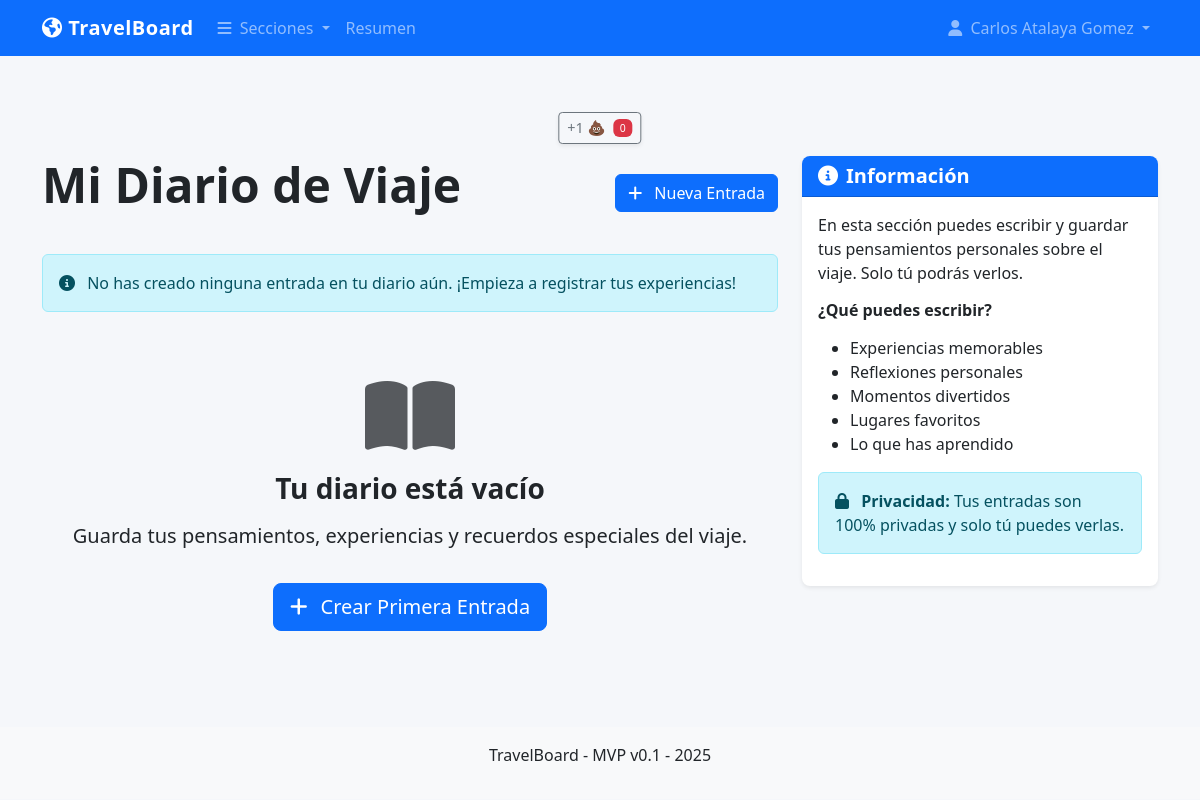
/diary/diario (signed in), run on an earlier commit of the app's database.
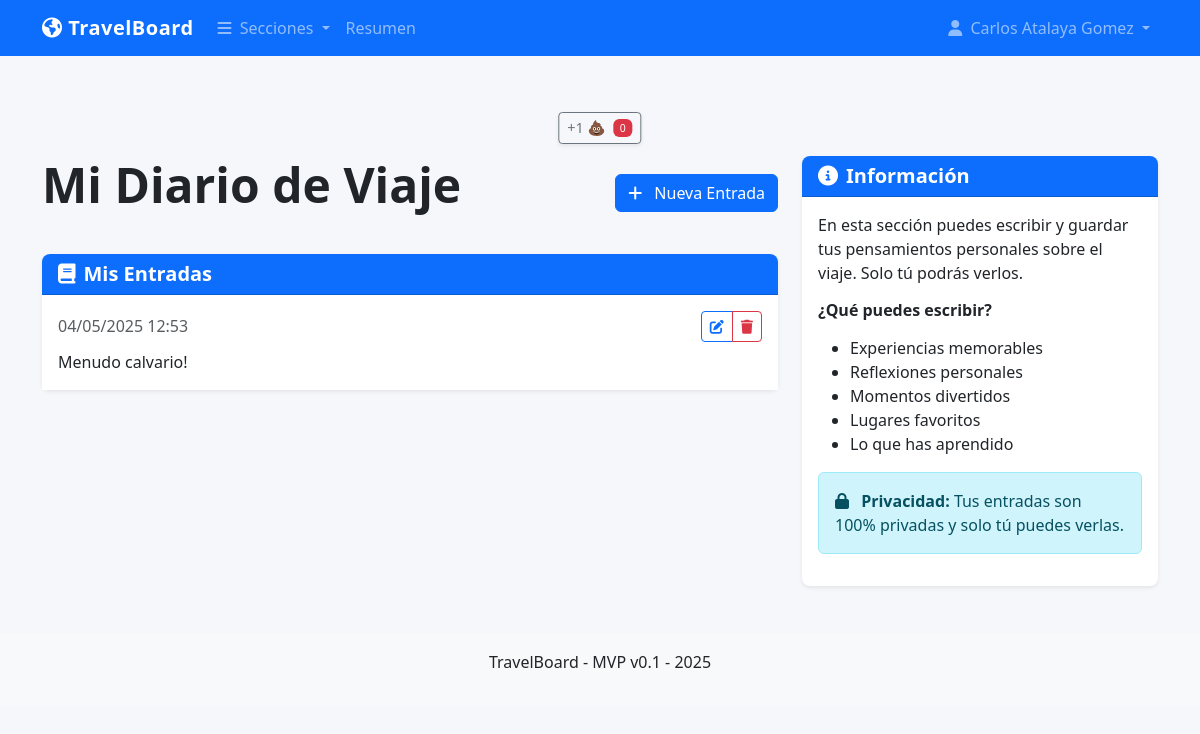
And on a later commit of the database.
### models.py (models this page shows, shortened)
class User(UserMixin, db.Model):
    id = db.Column(db.Integer, primary_key=True)
    username = db.Column(db.String(80), unique=True, nullable=False)
    password_hash = db.Column(db.String(200), nullable=False)
    name = db.Column(db.String(100), nullable=False)
    phone = db.Column(db.String(20), nullable=True)
    is_admin = db.Column(db.Boolean, default=False)

class DiaryEntry(db.Model):
    id = db.Column(db.Integer, primary_key=True)
    user_id = db.Column(db.Integer, db.ForeignKey('user.id'), nullable=False)
    date = db.Column(db.DateTime, default=datetime.now)
    content = db.Column(db.Text, nullable=False)
    user = db.relationship('User', backref=db.backref('diary_entries', lazy=True))

### diary.py (the view)
@diary.route('/diario')
@login_required
def index():
    entries = DiaryEntry.query.filter_by(user_id=current_user.id).order_by(DiaryEntry.date.desc()).all()
    return render_template('diary/index.html', entries=entries)

### app.py (called while the page is built)
@app.template_filter('now')
def get_now():
    return datetime.now()

@login_manager.user_loader
def load_user(user_id):
    return User.query.get(int(user_id))

@app.before_request
def check_initial_setup():
    public_endpoints = ['static', 'setup', 'auth.login', 'auth.logout']
    if request.endpoint in public_endpoints:
        return None
    user_count = User.query.count()
    if user_count == 0 and request.endpoint != 'setup':
        return redirect(url_for('setup'))
    if not current_user.is_authenticated and request.endpoint not in public_endpoints:
        return redirect(url_for('auth.login'))

### templates/diary/index.html (shortened to what this page needs)
{% extends "base.html" %}
{% block content %}
<div class="d-flex justify-content-between align-items-center mb-4">
    <h1 class="display-5">Mi Diario de Viaje</h1>
    <a href="{{ url_for('diary.new_entry') }}" class="btn btn-primary">
        <i class="fas fa-plus me-2"></i> Nueva Entrada
    </a>
</div>
{% if entries %}
    <div class="card mb-4">
        <div class="card-header bg-primary text-white">
            <h5 class="mb-0"><i class="fas fa-book me-2"></i>Mis Entradas</h5>
        </div>
        <div class="card-body p-0">
            <div class="list-group list-group-flush">
                {% for entry in entries %}
                    <div class="list-group-item">
                        <div class="d-flex justify-content-between align-items-center mb-2">
                            <span class="text-muted">{{ entry.date.strftime('%d/%m/%Y %H:%M') }}</span>
                            <div class="btn-group">
                                <a href="{{ url_for('diary.edit_entry', entry_id=entry.id) }}" class="btn btn-sm btn-outline-primary">
                                    <i class="fas fa-edit"></i>
                                </a>
                                <button type="button" class="btn btn-sm btn-outline-danger"
                                        data-bs-toggle="modal" data-bs-target="#deleteModal{{ entry.id }}">
                                    <i class="fas fa-trash"></i>
                                </button>
                            </div>
                        </div>
                        <p class="mb-0">{{ entry.content }}</p>
                    </div>
                {% endfor %}
            </div>
        </div>
    </div>
{% else %}
    <div class="alert alert-info">
        <i class="fas fa-info-circle me-2"></i>
        No has creado ninguna entrada en tu diario aún. ¡Empieza a registrar tus experiencias!
    </div>
    <div class="text-center py-5">
        <i class="fas fa-book-open fa-5x text-muted mb-3"></i>
        <h3>Tu diario está vacío</h3>
        <p class="lead">Guarda tus pensamientos, experiencias y recuerdos especiales del viaje.</p>
        <a href="{{ url_for('diary.new_entry') }}" class="btn btn-primary btn-lg mt-3">
            <i class="fas fa-plus me-2"></i> Crear Primera Entrada
        </a>
    </div>
{% endif %}
{% endblock %}
{% block sidebar %}
<div class="card">
    <div class="card-header bg-primary text-white">
        <h5 class="mb-0"><i class="fas fa-info-circle me-2"></i>Información</h5>
    </div>
    <div class="card-body">
        <p>En esta sección puedes escribir y guardar tus pensamientos personales sobre el viaje. Solo tú podrás verlos.</p>
        <h6 class="mt-3">¿Qué puedes escribir?</h6>
        <ul>
            <li>Experiencias memorables</li>
            <li>Reflexiones personales</li>
            <li>Momentos divertidos</li>
            <li>Lugares favoritos</li>
            <li>Lo que has aprendido</li>
        </ul>
        <div class="alert alert-info mt-3">
            <i class="fas fa-lock me-2"></i>
            <strong>Privacidad:</strong> Tus entradas son 100% privadas y solo tú puedes verlas.
        </div>
    </div>
</div>
{% endblock %}

### templates/base.html (shortened to what this page needs)
<!DOCTYPE html>
<html lang="es">
<head>
    <link href="https://cdn.jsdelivr.net/npm/bootstrap@5.3.0/dist/css/bootstrap.min.css" rel="stylesheet">
    <link rel="stylesheet" href="https://cdnjs.cloudflare.com/ajax/libs/font-awesome/6.4.0/css/all.min.css">
    <link rel="stylesheet" href="{{ url_for('static', filename='css/main.css') }}">
    <link rel="stylesheet" href="{{ url_for('static', filename='css/responsive.css') }}">
</head>
<body>
    <header class="fixed-top">
        <nav class="navbar navbar-expand-lg navbar-dark bg-primary">
            <div class="container">
                <a class="navbar-brand" href="/">
                    <i class="fas fa-globe-americas"></i> TravelBoard
                </a>
                <div class="collapse navbar-collapse" id="mainNav">
                    <ul class="navbar-nav me-auto">
                        <li class="nav-item dropdown">
                            <a class="nav-link dropdown-toggle" href="#" id="sectionDropdown" role="button" data-bs-toggle="dropdown" aria-expanded="false">
                                <i class="fas fa-bars me-1"></i> Secciones
                            </a>
                        </li>
                        <li class="nav-item">
                            <a class="nav-link" href="/#overview">Resumen</a>
                        </li>
                    </ul>
                    <ul class="navbar-nav">
                        {% if current_user.is_authenticated %}
                            <li class="nav-item dropdown">
                                <a class="nav-link dropdown-toggle" href="#" id="userDropdown" role="button" data-bs-toggle="dropdown" aria-expanded="false">
                                    <i class="fas fa-user me-1"></i> {{ current_user.name }}
                                </a>
                            </li>
                        {% else %}
                            <li class="nav-item">
                                <a class="nav-link" href="{{ url_for('auth.login') }}">
                                    <i class="fas fa-sign-in-alt me-1"></i> Iniciar sesión
                                </a>
                            </li>
                        {% endif %}
                    </ul>
                </div>
            </div>
        </nav>
    </header>
    <main class="container mt-5 pt-5">
        <div class="row">
            <div class="col-lg-8">
                {% block content %}{% endblock %}
            </div>
            <div class="col-lg-4">
                {% block sidebar %}{% endblock %}
            </div>
        </div>
    </main>
    <footer class="mt-5 py-3 bg-light">
        <div class="container text-center">
            <p>TravelBoard - MVP v0.1 - {% if current_date %}{{ current_date.strftime('%Y') }}{% else %}{{ now().year }}{% endif %}</p>
        </div>
    </footer>
    <div id="poopCounterButton" class="position-fixed top-0 start-50 translate-middle-x mt-5 pt-5" style="z-index: 900; margin-top: 4rem !important;">
        <button class="btn btn-outline-secondary btn-sm shadow-sm" id="incrementPoopButton" title="¡He hecho caca!">
            <span style="font-size: 0.9rem;">+1</span>
            <span style="font-size: 0.9rem;">💩</span>
            <span class="badge bg-danger ms-1" id="myPoopCount">0</span>
        </button>
    </div>
</body>
</html>

### static/css/main.css (style rules this page uses)
:root { --primary-color: #0d6efd; --secondary-color: #6c757d; --accent-color: #fd7e14; --success-color: #198754; --info-color: #0dcaf0; --warning-color: #ffc107; --danger-color: #dc3545; --light-color: #f8f9fa; --dark-color: #212529; }
body { font-family: 'Segoe UI', Tahoma, Geneva, Verdana, sans-serif; background-color: #f5f7fa; color: var(--dark-color); padding-top: 60px; }
a { color: var(--primary-color); text-decoration: none; transition: color 0.2s ease-in-out; }
.navbar-brand { font-weight: 700; letter-spacing: 0.5px; }
.card { border: none; border-radius: 0.5rem; box-shadow: 0 0.125rem 0.25rem rgba(0, 0, 0, 0.075); transition: transform 0.2s ease-in-out, box-shadow 0.2s ease-in-out; }
.card-header { border-radius: 0.5rem 0.5rem 0 0 !important; font-weight: 600; }
h1, h2, h3, h4, h5, h6 { font-weight: 600; margin-bottom: 1rem; }
.display-5, .display-6 { font-weight: 600; }
.list-group-item { border-left: none; border-right: none; padding: 1rem; }
.list-group-item:first-child { border-top: none; }
.list-group-item:last-child { border-bottom: none; }
.badge { font-weight: 500; padding: 0.35em 0.65em; border-radius: 0.375rem; }
html { scroll-behavior: smooth; scroll-padding-top: 70px; }

### static/css/responsive.css (style rules this page uses)
@media (min-width: 1200px) { .container { max-width: 1140px; } }

What changed in the data, as far as the page shows it:
added DiaryEntry: date "04/05/2025 12:53", content "Menudo calvario!"
Also different on the page:
text no longer shown: "No has creado ninguna entrada en tu diario aún. ¡Empieza a registrar tus experiencias! Tu diario está vacío Guarda tus pensamientos, experiencias y recuerdos especiales del viaje. Crear Primera Entrada"
text now shown: "Mis Entradas"
